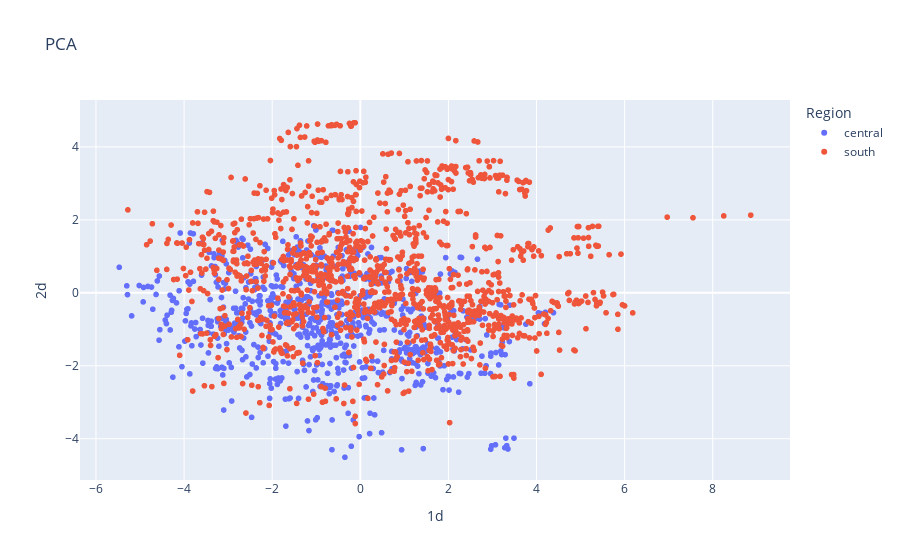

Notebook source saved alongside this figure:
### Code cell
fig = px.scatter(df, x="1d", y="2d", color="Region", title = "PCA", hover_name = "Study Area")
# fig.update_layout(
#     title = "PCA",
#     paper_bgcolor="LightSteelBlue"
# )
fig.show()

### Figure 1 — Plotly figure (JSON) as saved in the notebook; plotly's stock layout.template omitted (floating-point values rounded to 4 significant figures; data arrays with more than 128 entries replaced by an {"elided": "..."} marker saying what was removed)
{"data": [{"hovertemplate": "<b>%{hovertext}</b><br><br>Region=central<br>1d=%{x}<br>2d=%{y}<extra></extra>", "hovertext": {"elided": "796 str values"}, "legendgroup": "central", "marker": {"color": "#636efa", "symbol": "circle"}, "mode": "markers", "name": "central", "showlegend": true, "type": "scattergl", "x": {"elided": "796 float values"}, "xaxis": "x", "y": {"elided": "796 float values"}, "yaxis": "y"}, {"hovertemplate": "<b>%{hovertext}</b><br><br>Region=south<br>1d=%{x}<br>2d=%{y}<extra></extra>", "hovertext": {"elided": "1293 str values"}, "legendgroup": "south", "marker": {"color": "#EF553B", "symbol": "circle"}, "mode": "markers", "name": "south", "showlegend": true, "type": "scattergl", "x": {"elided": "1293 float values"}, "xaxis": "x", "y": {"elided": "1293 float values"}, "yaxis": "y"}], "layout": {"legend": {"title": {"text": "Region"}, "tracegroupgap": 0}, "title": {"text": "PCA"}, "xaxis": {"anchor": "y", "domain": [0, 1], "title": {"text": "1d"}}, "yaxis": {"anchor": "x", "domain": [0, 1], "title": {"text": "2d"}}}}
